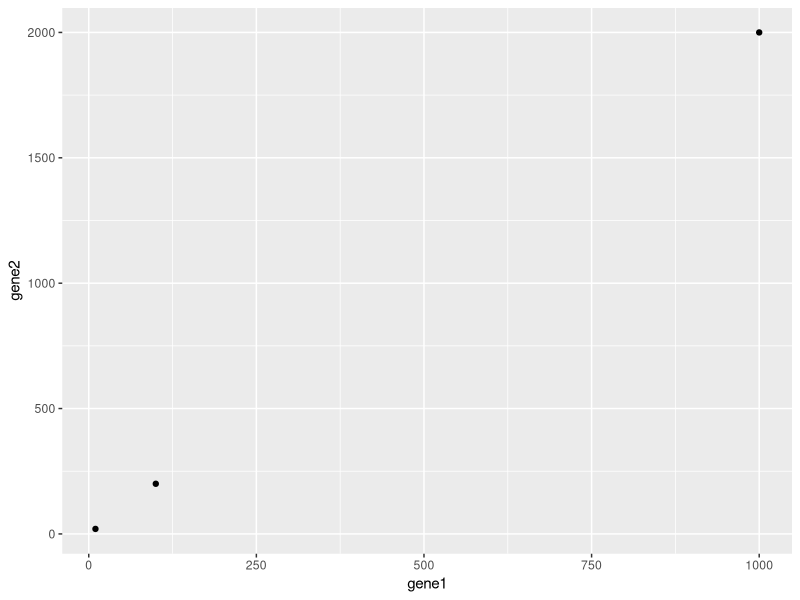
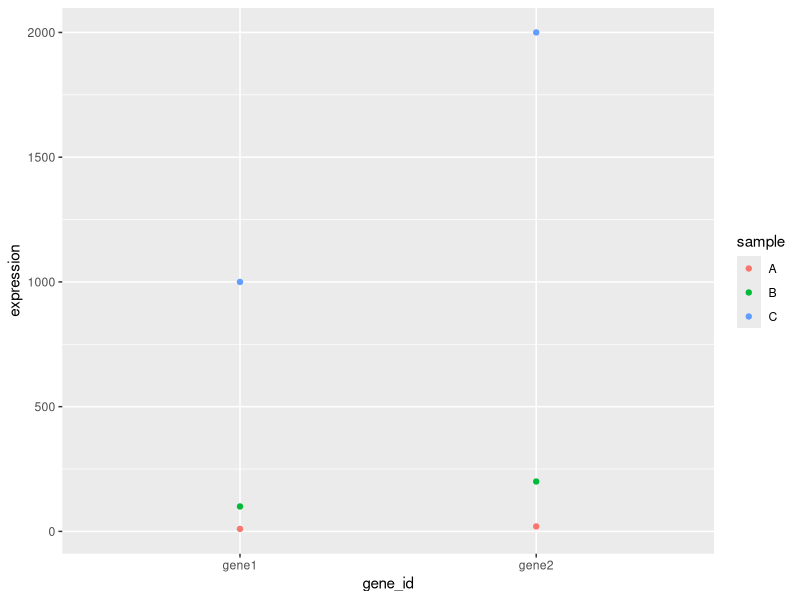

Source code (R) for these figures, in order:
## ---- chunk 1
library(tidyverse)
## ---- chunk 2
# Create an example table
gene_expression <- tibble(sample = LETTERS[1:3],
                          gene1 = c(10, 100, 1000),
                          gene2 = c(20, 200, 2000))
gene_expression
## ---- chunk 3
ggplot(gene_expression, aes(gene1, gene2)) + geom_point()
## ---- chunk 4
gene_expression %>% 
  gather(gene_id, expression, gene1:gene2) %>% 
  knitr::kable()
## ---- chunk 5
gene_expression_long <- gene_expression %>% 
  gather(gene_id, expression, gene1, gene2)
gene_expression_long
## ---- chunk 6
ggplot(gene_expression_long, aes(gene_id, expression, colour = sample)) + 
  geom_point()
## ---- chunk 7
gene_expression_long %>% 
  spread(gene_id, expression)
## ---- chunk 8
# Create a second example table
gene_expression_more <- tibble(sample = LETTERS[2:4],
                          gene3 = c(30000, 3000, 300),
                          gene4 = c(40000, 4000, 400)) 
gene_expression_more
## ---- chunk 9
gene_expression_combined_left <- left_join(gene_expression,gene_expression_more,
                                           by="sample")
gene_expression_combined_left
## ---- chunk 10
gene_expression_combined_right <- right_join(gene_expression,gene_expression_more,
                                           by="sample")
gene_expression_combined_right
## ---- chunk 11
gene_expression_combined_full <- full_join(gene_expression,gene_expression_more,
                                           by="sample")
gene_expression_combined_full
## ---- chunk 12
gene_expression_combined_semi <- inner_join(gene_expression,gene_expression_more,
                                           by="sample")
gene_expression_combined_semi
## ---- chunk 13
gene_expression_more_ordered_gene3 <- arrange(gene_expression_more, gene3)

gene_expression_more_ordered_gene3
## ---- chunk 14
gene_expression_descending_gene1 <- arrange(gene_expression, desc(gene1))

gene_expression_descending_gene1
